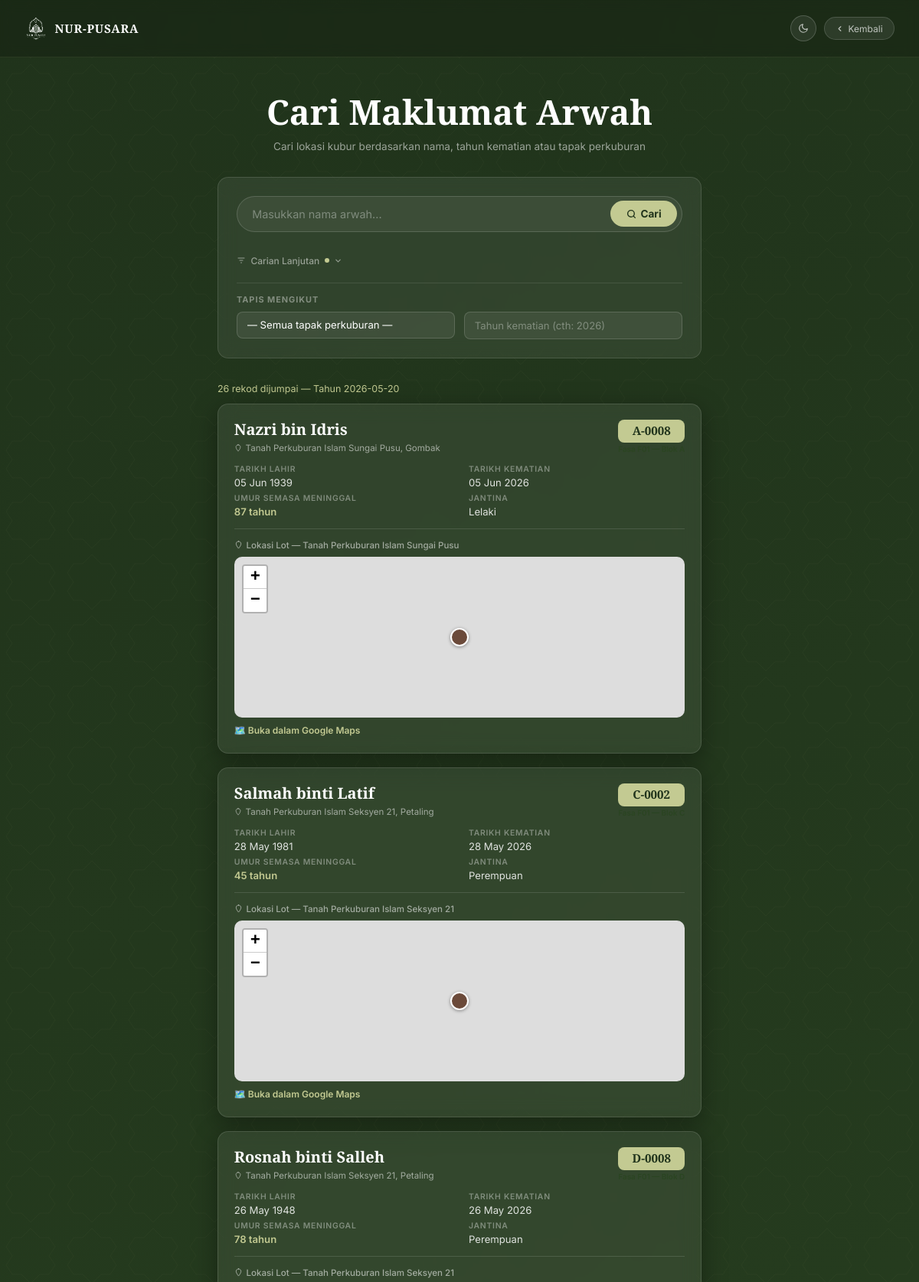
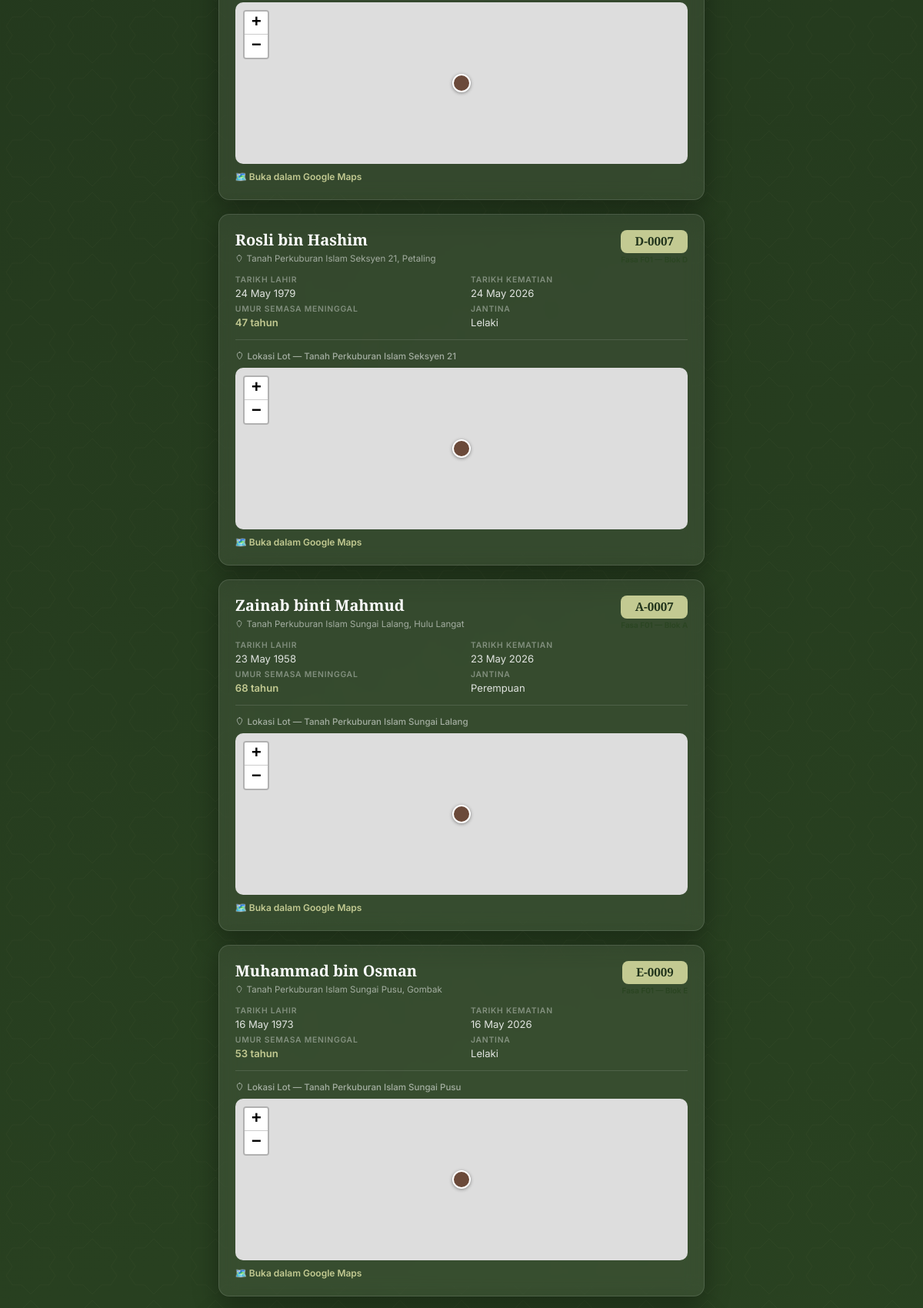
Screenshot of /modules/search/index.php?year=2026-05-20 (upper part) with the database file from the repository (2 pictures, top to bottom).
### tables this page shows
CREATE TABLE `tbl_simati` (
  `id_simati` int NOT NULL,
  `nama` varchar(100) NOT NULL COMMENT 'Nama penuh si mati',
  `no_ic` varchar(20) DEFAULT NULL COMMENT 'Nombor kad pengenalan (MyKad)',
  `tarikh_lahir` date DEFAULT NULL COMMENT 'Tarikh lahir (auto-isi dari IC)',
  `tarikh_mati` date NOT NULL COMMENT 'Tarikh kematian',
  `jantina` enum('lelaki','perempuan') NOT NULL,
  `kewarganegaraan` varchar(50) DEFAULT 'Malaysia',
  `sebab_mati` varchar(255) DEFAULT NULL COMMENT 'Sebab kematian',
  `catatan` text,
  `dicipta_oleh` int DEFAULT NULL,
  `dicipta_pada` timestamp NULL DEFAULT CURRENT_TIMESTAMP,
  `dikemas_pada` timestamp NULL DEFAULT CURRENT_TIMESTAMP ON UPDATE CURRENT_TIMESTAMP
);

CREATE TABLE `tbl_tapak_kubur` (
  `id_tapak` int NOT NULL,
  `kod` varchar(10) NOT NULL COMMENT 'Kod pendek tapak, contoh: TPI21',
  `nama` varchar(150) NOT NULL COMMENT 'Nama penuh tapak perkuburan',
  `daerah` varchar(100) NOT NULL COMMENT 'Daerah: Petaling, Klang, Gombak dll',
  `alamat` text COMMENT 'Alamat lengkap',
  `latitud` decimal(10,8) DEFAULT NULL COMMENT 'Koordinat GPS — latitud pusat tapak',
  `longitud` decimal(11,8) DEFAULT NULL COMMENT 'Koordinat GPS — longitud pusat tapak',
  `tahap_zoom` int DEFAULT '19' COMMENT 'Tahap zoom lalai peta untuk tapak ini',
  `sudut_grid` decimal(5,2) DEFAULT '0.00' COMMENT 'Sudut putaran grid (darjah) supaya orientasi lot berbeza ikut tapak sebenar',
  `jarak_baris_m` decimal(6,3) DEFAULT '1.800' COMMENT 'Jarak antara baris kubur (meter)',
  `jarak_lajur_m` decimal(6,3) DEFAULT '1.000' COMMENT 'Jarak antara lajur kubur (meter)',
  `lebar_lot_m` decimal(4,2) DEFAULT '0.90' COMMENT 'Lebar petak kubur (meter) untuk lukisan poligon',
  `panjang_lot_m` decimal(4,2) DEFAULT '2.20' COMMENT 'Panjang petak kubur (meter) untuk lukisan poligon',
  `jumlah_lot` int DEFAULT '0' COMMENT 'Jumlah lot dalam tapak ini',
  `sempadan` text COMMENT 'Sempadan sebenar tapak (polygon GeoJSON [lng,lat] pairs) untuk had plotting automatik',
  `status` enum('aktif','tutup','penuh') NOT NULL DEFAULT 'aktif',
  `catatan` text,
  `dicipta_pada` timestamp NULL DEFAULT CURRENT_TIMESTAMP
);

CREATE TABLE `tbl_lot` (
  `id_lot` int NOT NULL,
  `id_tapak` int NOT NULL COMMENT 'Rujukan ke tbl_tapak_kubur',
  `kod_lot` varchar(25) NOT NULL COMMENT 'Kod lot penuh, contoh: TPI21-F01-A-0001',
  `fasa` varchar(5) NOT NULL COMMENT 'Fasa: F01, F02 dll',
  `blok` char(1) NOT NULL COMMENT 'Blok/Seksyen: A, B, C dll',
  `no_lot` int NOT NULL COMMENT 'Nombor lot dalam blok (1, 2, 3...)',
  `no_baris` int DEFAULT NULL COMMENT 'Baris dalam grid peta',
  `no_lajur` int DEFAULT NULL COMMENT 'Lajur dalam grid peta',
  `status` enum('tersedia','diduduki','penyelenggaraan') NOT NULL DEFAULT 'tersedia' COMMENT 'tersedia = kosong belum dikebumikan, diduduki = ada pengebumian, penyelenggaraan = tidak boleh digunakan',
  `catatan` text,
  `latitud` decimal(10,8) DEFAULT NULL COMMENT 'Koordinat GPS latitud lot (pusat petak)',
  `longitud` decimal(11,8) DEFAULT NULL COMMENT 'Koordinat GPS longitud lot (pusat petak)',
  `sudut` decimal(5,2) DEFAULT NULL COMMENT 'Sudut orientasi petak kubur (darjah), mewarisi sudut_grid tapak',
  `dicipta_pada` timestamp NULL DEFAULT CURRENT_TIMESTAMP,
  `dikemas_pada` timestamp NULL DEFAULT CURRENT_TIMESTAMP ON UPDATE CURRENT_TIMESTAMP
);

### modules/search/index.php (the view, shortened to what this page needs)
<?php
require_once '../../config/db.php';
$results    = [];
$searched   = false;
$query      = trim($_GET['q']       ?? '');
$year       = trim($_GET['year']    ?? '');
$cemetery   = trim($_GET['cemetery'] ?? '');
if ($query !== '' || $year !== '' || $cemetery !== '') {
    $searched = true;
    $where   = ['b.id_pengebumian IS NOT NULL'];
    $params  = [];
    $types   = '';
    if ($year !== '') {
        $where[]  = 'YEAR(d.tarikh_mati) = ?';
        $params[] = $year;
        $types   .= 'i';
    }
    $sql = "
        SELECT
            d.nama,
            d.tarikh_lahir,
            d.tarikh_mati,
            d.jantina,
            l.kod_lot,
            l.fasa,
            l.blok,
            l.no_lot,
            l.latitud,
            l.longitud,
            c.nama          AS nama_tapak,
            c.daerah,
            c.alamat       AS cemetery_address,
            b.tarikh_kebumi
        FROM tbl_simati d
        JOIN tbl_pengebumian b ON d.id_simati = b.id_simati
        JOIN tbl_lot l        ON b.id_lot    = l.id_lot
        JOIN tbl_tapak_kubur c ON l.id_tapak = c.id_tapak
        WHERE " . implode(' AND ', $where) . "
        ORDER BY b.tarikh_kebumi DESC
        LIMIT 50
    ";
    $stmt = mysqli_prepare($conn, $sql);
    if ($params) {
        mysqli_stmt_bind_param($stmt, $types, ...$params);
    }
    mysqli_stmt_execute($stmt);
    $result = mysqli_stmt_get_result($stmt);
    while ($row = mysqli_fetch_assoc($result)) {
        if ($row['tarikh_lahir'] && $row['tarikh_mati']) {
            $dob  = new DateTime($row['tarikh_lahir']);
            $dod  = new DateTime($row['tarikh_mati']);
            $row['age_at_death'] = $dob->diff($dod)->y;
        } else {
            $row['age_at_death'] = null;
        }
        $results[] = $row;
    }
}
?>
<!DOCTYPE html>
<html lang="ms" data-theme="light">
<head>
  <link rel="stylesheet" href="https://unpkg.com/leaflet@1.9.4/dist/leaflet.css">
</head>
<body>
  <nav class="navbar">
    <a href="../../index.php" class="navbar-brand">
      <img src="../../assets/img/logo-dark-bg.png" alt="NUR-PUSARA" onerror="this.style.display='none'">
      <span>NUR-PUSARA</span>
    </a>
    <div class="navbar-right">
      <button class="theme-btn" id="themeBtn" aria-label="Toggle tema">
      </button>
      <a href="../../index.php" class="btn-back">
        <svg xmlns="http://www.w3.org/2000/svg" width="11" height="11" viewBox="0 0 24 24" fill="none" stroke="currentColor" stroke-width="2.5" stroke-linecap="round" stroke-linejoin="round"><polyline points="15 18 9 12 15 6"/></svg>
        Kembali
      </a>
    </div>
  </nav>
  <div class="main">
    <div class="hero-text">
      <h1>Cari Maklumat Arwah</h1>
      <p>Cari lokasi kubur berdasarkan nama, tahun kematian atau tapak perkuburan</p>
    </div>
    <form method="GET" action="" class="search-panel">
      <div class="main-search">
        <input
          type="text"
          name="q"
          placeholder="Masukkan nama arwah..."
          value="<?= htmlspecialchars($query) ?>"
          autocomplete="off"
          autofocus
        >
        <button type="submit">
          <svg xmlns="http://www.w3.org/2000/svg" width="13" height="13" viewBox="0 0 24 24" fill="none" stroke="currentColor" stroke-width="2.5" stroke-linecap="round" stroke-linejoin="round"><circle cx="11" cy="11" r="8"/><line x1="21" y1="21" x2="16.65" y2="16.65"/></svg>
          Cari
        </button>
      </div>
      <button type="button" class="adv-toggle" id="advToggle" onclick="toggleAdv()">
        <svg xmlns="http://www.w3.org/2000/svg" width="12" height="12" viewBox="0 0 24 24" fill="none" stroke="currentColor" stroke-width="2" stroke-linecap="round" stroke-linejoin="round"><line x1="4" y1="6" x2="20" y2="6"/><line x1="8" y1="12" x2="16" y2="12"/><line x1="11" y1="18" x2="13" y2="18"/></svg>
        Carian Lanjutan <?= ($year || $cemetery) ? '<span class="adv-active-dot"></span>' : '' ?>
        <svg id="advChevron" xmlns="http://www.w3.org/2000/svg" width="11" height="11" viewBox="0 0 24 24" fill="none" stroke="currentColor" stroke-width="2.5" stroke-linecap="round" stroke-linejoin="round"><polyline points="6 9 12 15 18 9"/></svg>
      </button>
      <div class="adv-filters" id="advFilters" style="display:<?= ($year || $cemetery) ? 'block' : 'none' ?>;">
        <div class="filter-label">Tapis mengikut</div>
        <div class="filter-row">
          <div class="filter-field">
            <select name="cemetery">
              <option value="">— Semua tapak perkuburan —</option>
            </select>
          </div>
          <div class="filter-field">
            <input type="number" name="year" placeholder="Tahun kematian (cth: 2026)"
              value="<?= htmlspecialchars($year) ?>" min="1900" max="<?= date('Y') ?>">
          </div>
        </div>
      </div>
    </form>
    <?php if ($searched): ?>
      <?php if (count($results) > 0): ?>
        <div class="result-count">
          <?= count($results) ?> rekod dijumpai
          <?php if ($year) echo ' &mdash; Tahun ' . htmlspecialchars($year); ?>
        </div>
        <?php $rindex = 0; foreach ($results as $r): ?>
        <div class="result-card">
          <div class="card-top">
            <div>
              <div class="card-name"><?= htmlspecialchars($r['nama']) ?></div>
              <div class="card-cemetery">
                <svg xmlns="http://www.w3.org/2000/svg" width="10" height="10" viewBox="0 0 24 24" fill="none" stroke="currentColor" stroke-width="2" stroke-linecap="round" stroke-linejoin="round"><path d="M12 2C8.13 2 5 5.13 5 9c0 5.25 7 13 7 13s7-7.75 7-13c0-3.87-3.13-7-7-7z"/></svg>
                <?= htmlspecialchars($r['nama_tapak']) ?>, <?= htmlspecialchars($r['daerah']) ?>
              </div>
            </div>
            <div>
              <div class="lot-badge"><?= htmlspecialchars($r['blok'] . '-' . str_pad($r['no_lot'], 4, '0', STR_PAD_LEFT)) ?></div>
              <div class="lot-fasa">Fasa <?= htmlspecialchars($r['fasa']) ?> — Blok <?= htmlspecialchars($r['blok']) ?></div>
            </div>
          </div>
          <div class="info-grid">
            <div class="info-item">
              <div class="info-label">Tarikh Lahir</div>
              <div class="info-value"><?= $r['tarikh_lahir'] ? date('d M Y', strtotime($r['tarikh_lahir'])) : '—' ?></div>
            </div>
            <div class="info-item">
              <div class="info-label">Tarikh Kematian</div>
              <div class="info-value"><?= date('d M Y', strtotime($r['tarikh_mati'])) ?></div>
            </div>
            <div class="info-item">
              <div class="info-label">Umur Semasa Meninggal</div>
              <div class="info-value accent"><?= $r['age_at_death'] !== null ? $r['age_at_death'] . ' tahun' : '—' ?></div>
            </div>
            <div class="info-item">
              <div class="info-label">Jantina</div>
              <div class="info-value"><?= ucfirst($r['jantina']) ?></div>
            </div>
          </div>
          <?php if (!empty($r['latitud']) && !empty($r['longitud'])): ?>
            <?php
              $lat   = $r['latitud'];
              $lng   = $r['longitud'];
              $gmaps = "https://www.google.com/maps?q={$lat},{$lng}&z=21&hl=ms";
              $mapId = 'resultMap_' . $rindex;
            ?>
            <div class="divider"></div>
            <div class="map-label">
              <svg xmlns="http://www.w3.org/2000/svg" width="11" height="11" viewBox="0 0 24 24" fill="none" stroke="currentColor" stroke-width="2" stroke-linecap="round" stroke-linejoin="round"><path d="M12 2C8.13 2 5 5.13 5 9c0 5.25 7 13 7 13s7-7.75 7-13c0-3.87-3.13-7-7-7z"/></svg>
              Lokasi Lot — <?= htmlspecialchars($r['alamat_tapak'] ?? $r['nama_tapak']) ?>
            </div>
            <div class="map-frame result-map" id="<?= $mapId ?>" data-lat="<?= $lat ?>" data-lng="<?= $lng ?>" data-kod="<?= htmlspecialchars($r['blok'] . '-' . str_pad($r['no_lot'], 4, '0', STR_PAD_LEFT)) ?>"></div>
            <a href="<?= $gmaps ?>" target="_blank" class="map-open">
              🗺️ Buka dalam Google Maps
            </a>
          <?php endif; ?>
        </div>
        <?php $rindex++; ?>
        <?php endforeach; ?>
      <?php endif; ?>
    <?php endif; ?>
  </div>
</body>
</html>

### rows the page displays
tbl_simati: nama "Nazri bin Idris", tbl_tapak_kubur.nama "Tanah Perkuburan Islam Sungai Pusu", tbl_tapak_kubur.daerah "Gombak", tbl_lot.blok+no_lot "A-0008", tarikh_lahir "05 Jun 1939", tarikh_mati "05 Jun 2026", age_at_death "87", jantina "Lelaki"
tbl_simati: nama "Salmah binti Latif", tbl_tapak_kubur.nama "Tanah Perkuburan Islam Seksyen 21", tbl_tapak_kubur.daerah "Petaling", tbl_lot.blok+no_lot "C-0002", tarikh_lahir "28 May 1981", tarikh_mati "28 May 2026", age_at_death "45", jantina "Perempuan"
tbl_simati: nama "Rosnah binti Salleh", tbl_tapak_kubur.nama "Tanah Perkuburan Islam Seksyen 21", tbl_tapak_kubur.daerah "Petaling", tbl_lot.blok+no_lot "D-0008", tarikh_lahir "26 May 1948", tarikh_mati "26 May 2026", age_at_death "78", jantina "Perempuan"
tbl_simati: nama "Rosli bin Hashim", tbl_tapak_kubur.nama "Tanah Perkuburan Islam Seksyen 21", tbl_tapak_kubur.daerah "Petaling", tbl_lot.blok+no_lot "D-0007", tarikh_lahir "24 May 1979", tarikh_mati "24 May 2026", age_at_death "47", jantina "Lelaki"
tbl_simati: nama "Zainab binti Mahmud", tbl_tapak_kubur.nama "Tanah Perkuburan Islam Sungai Lalang", tbl_tapak_kubur.daerah "Hulu Langat", tbl_lot.blok+no_lot "A-0007", tarikh_lahir "23 May 1958", tarikh_mati "23 May 2026", age_at_death "68", jantina "Perempuan"
tbl_simati: nama "Muhammad bin Osman", tbl_tapak_kubur.nama "Tanah Perkuburan Islam Sungai Pusu", tbl_tapak_kubur.daerah "Gombak", tbl_lot.blok+no_lot "E-0009", tarikh_lahir "16 May 1973", tarikh_mati "16 May 2026", age_at_death "53", jantina "Lelaki"

### other values shown
count($results) "26"
$year "2026-05-20"
